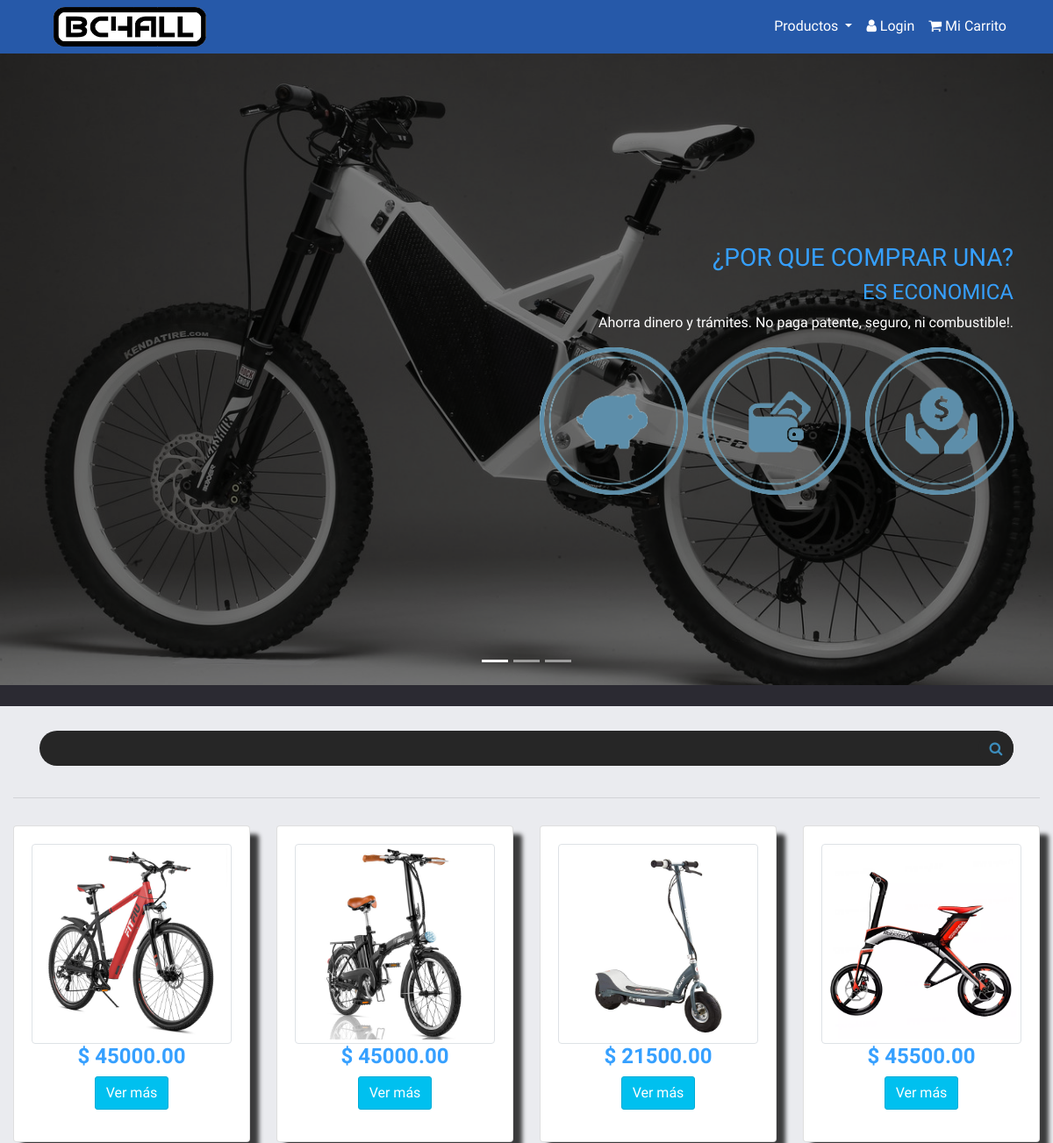
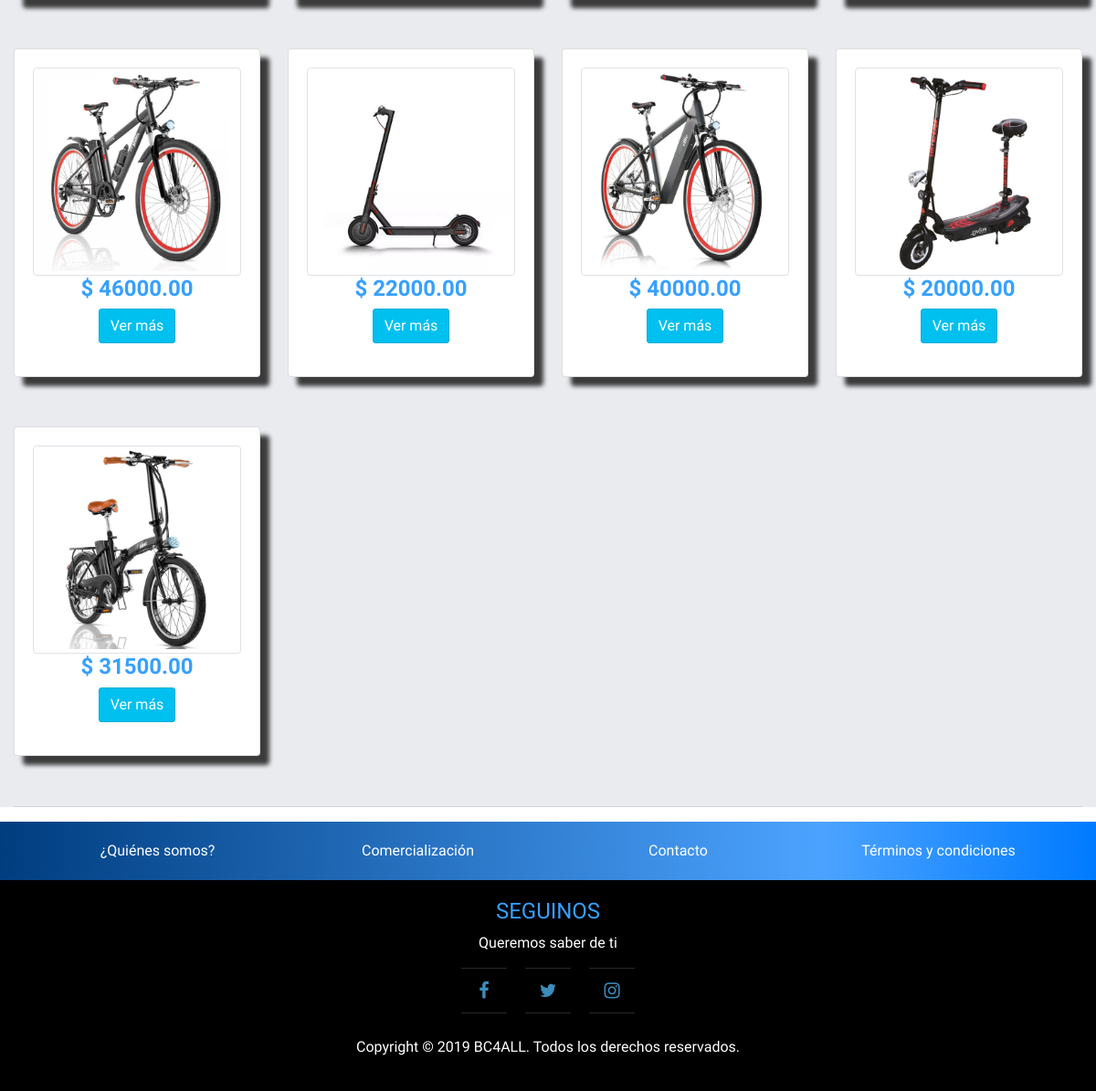
The page / on the database its author committed (2 pictures, top to bottom).
### tables this page shows
CREATE TABLE IF NOT EXISTS productos(
	id_producto INTEGER (10) UNSIGNED NOT NULL AUTO_INCREMENT,
	marca VARCHAR (50) NOT NULL,
	modelo VARCHAR (50) NOT NULL,
	descripcion VARCHAR (200) NOT NULL,
	id_categoria INTEGER (10) NOT NULL,
	precio_costo DOUBLE (10,2) NOT NULL,
	precio_venta DOUBLE (10,2) NOT NULL,
	stock INTEGER (10) NOT NULL DEFAULT 0,
	stock_min INTEGER (10) NOT NULL DEFAULT 0,
	imagen VARCHAR (500),
	eliminado VARCHAR (2),
	PRIMARY KEY (id_producto)
);

### application/controllers/Welcome.php (called while the page is built, shortened)
<?php
class Welcome extends CI_Controller {
	public function __construct()
	{
		$this->load->model('producto_model');
        $this->load->library('cart');
	}
	public function index()
 	{
		$dat = array('productos' => $this->producto_model->get_productos());
		$data = array('titulo' => 'BC4ALL');
 		$this->load->view('front/head_view',$data);
 		$this->load->view('front/navbar_view');
 		$this->load->view('principal', $dat);
 		$this->load->view('front/footer_view');
 		$this->load->view('front/modal');
 	}
}

### index.php (called while the page is built, shortened)
<?php
require_once BASEPATH.'core/CodeIgniter.php';

### application/models/producto_model.php (called while the page is built, shortened)
<?php
class Producto_model extends CI_Model{
    function get_productos()
    {
        $query = $this->db->get_where('productos', array('eliminado' => 'NO'));
        if($query->num_rows()>0) {
            return $query;
        } else {
            return FALSE;
        }
    }
}

### application/views/principal.php (the view, shortened to what this page needs)
<body>
<main id="main">
	<div id="carouselExampleIndicators" class="carousel slide" data-ride="carousel">
		<ol class="carousel-indicators">
			<li data-target="#carouselExampleIndicators" data-slide-to="0" class="active"></li>
			<li data-target="#carouselExampleIndicators" data-slide-to="1"></li>
			<li data-target="#carouselExampleIndicators" data-slide-to="2"></li>
		</ol>
		<div class="carousel-inner">
			<div class="carousel-item active">
				<img src="<?php echo base_url('assets/img/bici1.jpeg')?>" class="d-block w-100" alt="bici1">
				<div class="overlay carousel-caption">
					<div class="container">
						<div class="row align-items-center">
							<div class="col-md-6 offset-md-6 text-center text-lg-right">
								<h3>¿POR QUE COMPRAR UNA?</h3>
								<h4>ES ECONOMICA</h4>
								<p class="d-none d-sm-block">
									Ahorra dinero y trámites. No paga patente, seguro, ni combustible!.
								</p>
								<img src="<?php echo base_url('assets/img/economico.png')?>" alt="economico" class="d-none d-md-block" style="max-width: 100%;">
							</div>
						</div>
					</div>
				</div>
			</div>
		</div>
	</div>
	<section class="mt-4 bg">
		<?php if (!$productos) { ?>
			<div class="container">
				<div class="container pt-5">
					<div class="row">
						<div class="col-12">
							<form action="<?php echo base_url('busqueda');?>" method="Post">
								<div class="search-box">
									<input class="search-txt" type="text submit" name="text" placeholder="¿Qué estás buscando?">
									<a href="#" class="search-btn">
									<i class="fa fa-search"></i>
									</a>
								</div>
							</form>
						</div>
					</div>
				</div>
				<div class="row">
					<div class="col">
						<center>
							<h1>No se encontraron productos.</h1>
						</center>
					</div>
				</div>
			</div>
			<?php } else { ?>
			<div class="container-fluid">
			<div class="container pt-5">
				<div class="row">
					<div class="col-12">
						<form action="<?php echo base_url('busqueda');?>" method="Post">
							<div class="search-box">
								<a href="#" class="search-btn">
								<i class="fa fa-search"></i>
								</a>
							</div>
						</form>
					</div>
				</div>
			</div>
				<hr>
				<div class="row text-center">
					<?php foreach($productos->result() as $row){ ?>
						<div class="col-md-6 col-lg-4 col-xl-3 mb-4">
							<div class="card">
								<img src="<?php echo base_url($row->imagen); ?>" alt="" class="img-responsive img-thumbnail">
								<div class="caption">
									<h4><b>$ <?php echo trim($row->precio_venta); ?></b></h4>
									<p>
										<a href="<?php echo base_url("verDetalle/$row->id_producto"); ?>" class='btn btn-info'>Ver más</a>
									</p>
								</div>
							</div>
						</div>
					<?php } ?>
				</div>
				<hr>
			</div>
		<?php } ?>
	</section>
</main>

### assets/css/principal.css (style rules this page uses)
body { padding-top: 60.8px; }
.bg { background: #EAEBEF; }
#main .carousel-inner img { max-height: 90vh; object-fit: cover; -webkit-filter: grayscale(70%); filter: grayscale(70%); }
#carouselExampleIndicators { position: relative; }
#carouselExampleIndicators .overlay { position: absolute; top: 0; bottom: 0; left: 0; right: 0; background-color: rgba(0, 0, 0, 0.5); color: white; }
#carouselExampleIndicators .overlay .container, #carouselExampleIndicators .overlay .row { height: 100%; }
#main { background-color: rgba(3, 2, 11, 0.84); }
.card { border: 1px solid gray; border-radius: 10px; margin-top: 15px; margin-bottom: 15px; padding: 20px; background: white; display: flex; align-items: center; justify-content: space-between; -webkit-box-shadow: 10px 10px 5px 0px rgba(0, 0, 0, 0.75); -moz-box-shadow: 10px 10px 5px 0px rgba(0, 0, 0, 0.75); box-shadow: 10px 10px 5px 0px rgba(0, 0, 0, 0.75); }
#contacto h1, h2, h3, h4, h5, h6 { color: #36A0FF; }
.search-box { position: relative; top: 50%; left: 50%; transform: translate(-50%, -50%); background: #262626; height: 40px; border-radius: 40px; }
.search-btn { float: right; width: 40px; height: 40px; border-radius: 50%; background: #262626; display: flex; justify-content: center; align-items: center; transition: 0.4s; }

### rows shown on the page
productos: imagen (picture), precio_venta "45000.00"
productos: imagen (picture), precio_venta "45000.00"
productos: imagen (picture), precio_venta "21500.00"
productos: imagen (picture), precio_venta "45500.00"
productos: imagen (picture), precio_venta "46000.00"
productos: imagen (picture), precio_venta "22000.00"
productos: imagen (picture), precio_venta "40000.00"
productos: imagen (picture), precio_venta "20000.00"
productos: imagen (picture), precio_venta "31500.00"
